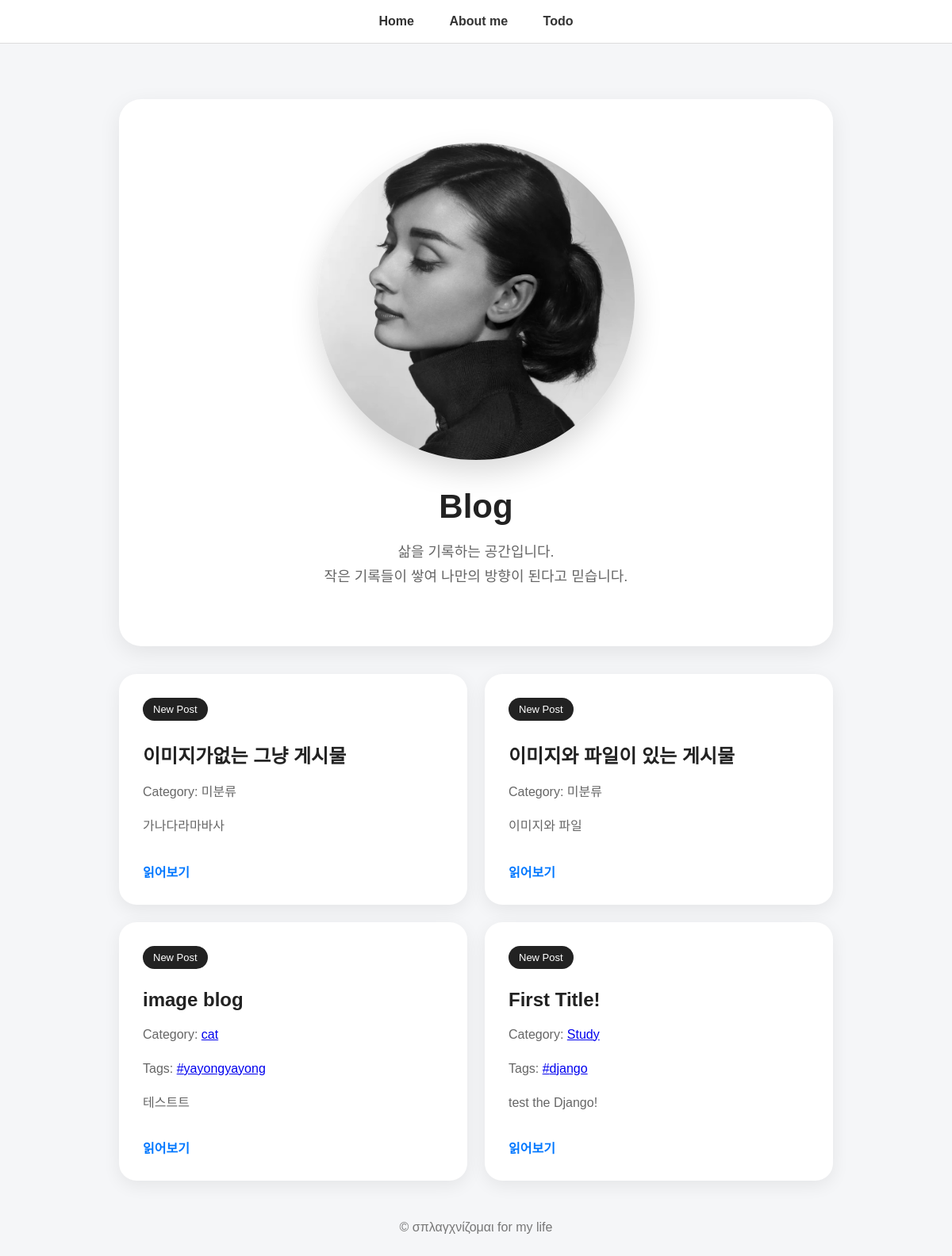
Screenshot of /blog/ with the database file from the repository.
### blog/models.py (models this page shows, shortened)
class Post(models.Model):
    title = models.CharField(max_length=100)
    content = models.TextField()
    created_at = models.DateTimeField(auto_now_add=True)
    updated_at = models.DateTimeField(auto_now=True)
    head_image = models.ImageField(upload_to='blog/images/%Y/%m/%d/', blank=True)
    file_upload = models.FileField(upload_to='blog/files/%Y/%m/%d/', blank=True)
    category = models.ForeignKey('Category', null=True, blank=True, on_delete=models.SET_NULL)
    tags = models.ManyToManyField('Tag', blank=True)
    def get_absolute_url(self):
        return reverse('blog:post_detail', args=[self.pk])

class Category(models.Model):
    name = models.CharField(max_length=50, unique=True)
    slug = models.SlugField(max_length=200, unique=True, allow_unicode=True)
    def __str__(self):
        return self.name
    def get_absolute_url(self):
        return f'/blog/category/{self.slug}/'

class Tag(models.Model):
    name = models.CharField(max_length=50, unique=True)
    slug = models.SlugField(max_length=200, unique=True, allow_unicode=True)
    def __str__(self):
        return self.name
    def get_absolute_url(self):
        return f'/blog/tag/{self.slug}/'

### blog/views.py (the view)
# urls.py: path('', views.PostList.as_view(), name='post_list'),
class PostList(ListView):
    model = Post
    ordering = '-pk'
    template_name = 'blog/post_list.html'

### blog/templates/blog/post_list.html (shortened to what this page needs)
{% load static %}
<!DOCTYPE html>
<html lang="ko">
<head>
</head>
<body>
    <nav>
        <a href="/">Home</a>
        <a href="/about_me/">About me</a>
        <a href="/todo/">Todo</a>
    </nav>
    <div class="container">
        <div class="hero">
            <img src="{% static 'blog.jpg' %}" class="hero-img">
            <h1>Blog</h1>
            <p>
                삶을 기록하는 공간입니다.<br>
                작은 기록들이 쌓여 나만의 방향이 된다고 믿습니다.
            </p>
        </div>
        <div class="blog-grid">
            {% for post in post_list %}
                <div class="blog-card">
                    <span class="category">New Post</span>
                    <h2>{{ post.title }}</h2>
                    {% if post.category %}
                        <p>
                            Category:
                            <a href="{{ post.category.get_absolute_url }}">
                                {{ post.category }}
                            </a>
                        </p>
                    {% else %}
                        <p>Category: 미분류</p>
                    {% endif %}
                    {% if post.tags.exists %}
                        <p>
                            Tags:
                            {% for tag in post.tags.all %}
                                <a href="{{ tag.get_absolute_url }}">#{{ tag }}</a>
                            {% endfor %}
                        </p>
                    {% endif %}
                    <p>
                        {{ post.content|truncatewords:30 }}
                    </p>
                    <a class="read-more" href="{{ post.get_absolute_url }}">읽어보기</a>
                </div>
            {% endfor %}
        </div>
        <footer>
            © σπλαγχνίζομαι for my life
        </footer>
    </div>
</body>
</html>

### blog/templates/blog/post_list.html (style rules this page uses)
body { margin: 0; font-family: Arial, sans-serif; background: #f5f6f8; color: #222; }
nav { background-color: white; padding: 18px 0; text-align: center; border-bottom: 1px solid #ddd; }
nav a { margin: 0 20px; text-decoration: none; color: #333; font-weight: bold; }
.container { max-width: 900px; margin: 70px auto; padding: 0 20px; }
.hero { background-color: white; padding: 55px 45px; border-radius: 28px; box-shadow: 0 8px 28px rgba(0, 0, 0, 0.08); text-align: center; margin-bottom: 35px; }
.hero h1 { font-size: 42px; margin: 0 0 15px; }
.hero p { color: #666; font-size: 18px; line-height: 1.7; }
.hero-img { width: 400px; height: 400px; border-radius: 50%; object-fit: cover; object-position: center 30%; display: block; margin: 0 auto 35px auto; box-shadow: 0 15px 35px rgba(0, 0, 0, 0.15); }
.blog-grid { display: grid; grid-template-columns: repeat(2, 1fr); gap: 22px; }
.blog-card { background-color: white; padding: 30px; border-radius: 22px; box-shadow: 0 6px 22px rgba(0, 0, 0, 0.07); transition: 0.3s; }
.category { display: inline-block; background-color: #222; color: white; padding: 7px 13px; border-radius: 20px; font-size: 13px; margin-bottom: 15px; }
.blog-card h2 { font-size: 24px; margin: 10px 0; }
.blog-card p { color: #666; line-height: 1.7; }
.read-more { display: inline-block; margin-top: 15px; text-decoration: none; color: #0077ff; font-weight: bold; }
footer { text-align: center; color: #777; margin: 50px 0 20px; }

### rows the page displays
Post: title "이미지가없는 그냥 게시물", shows "Category: 미분류", content "가나다라마바사"
Post: title "이미지와 파일이 있는 게시물", shows "Category: 미분류", content "이미지와 파일"
Post: title "image blog", category "cat", content "테스트트"
Tag: name "yayongyayong"
Post: title "First Title!", category "Study", content "test the Django!"
Tag: name "django"
